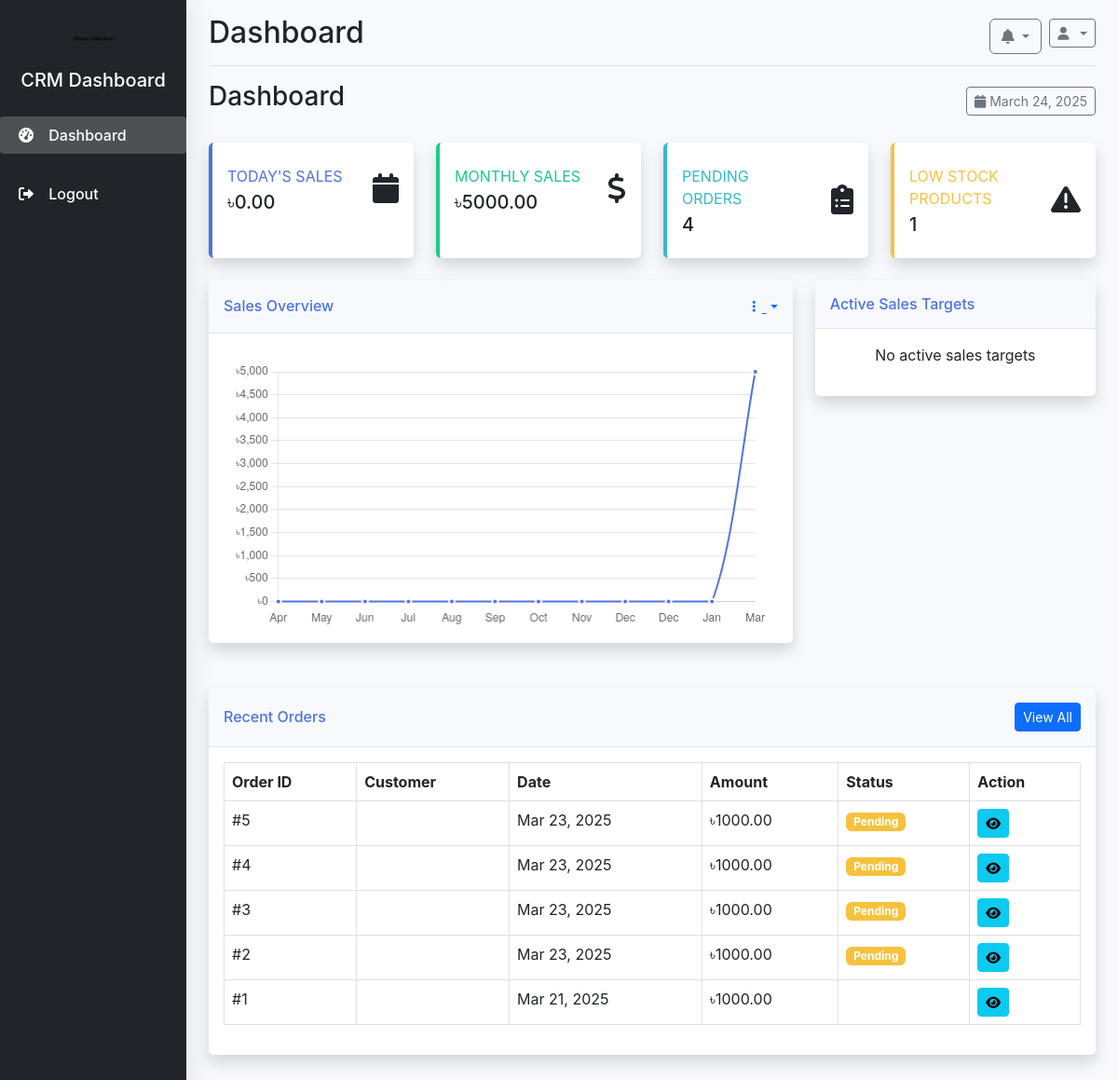
/crm/ (signed in), run on an earlier commit of the app's database.
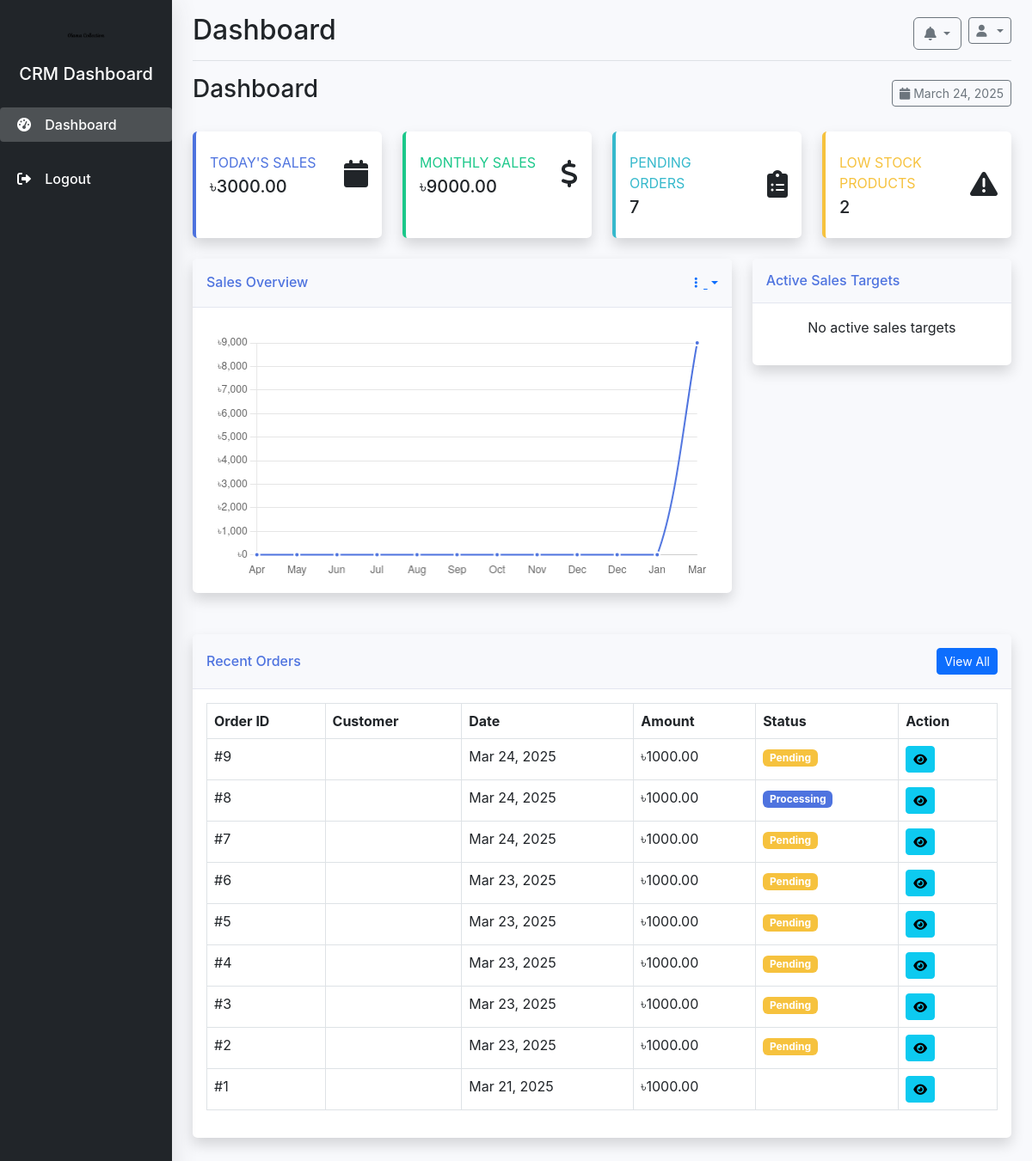
And on a later commit of the database.
### orders/models.py (models this page shows, shortened)
class Order(models.Model):
    order_number = models.CharField(max_length=20, unique=True, null=True, blank=True)
    customer = models.ForeignKey(User, on_delete=models.SET_NULL, related_name='orders', null=True, blank=True)
    shipping_address = models.TextField(null=True, blank=True)
    billing_address = models.TextField(blank=True, null=True)
    payment_method = models.CharField(max_length=50, null=True, blank=True)  # Made nullable
    payment_status = models.CharField(max_length=50, default='pending')
    total_amount = models.DecimalField(max_digits=10, decimal_places=2, null=True, blank=True)  # Made nullable
    created_at = models.DateTimeField(auto_now_add=True)
    updated_at = models.DateTimeField(auto_now=True)
    status = models.ForeignKey('crm.OrderStatus', on_delete=models.SET_NULL, null=True, blank=True)
    tracking_number = models.CharField(max_length=100, blank=True, null=True)
    inventory_updated = models.BooleanField(default=False)

### crm/models.py (models this page shows, shortened)
class OrderStatus(models.Model):
    name = models.CharField(max_length=50)
    description = models.TextField(blank=True)
    color_code = models.CharField(max_length=7, default="#808080")  # Hex color code
    is_active = models.BooleanField(default=True)
    sort_order = models.PositiveSmallIntegerField(default=0)
    is_initial = models.BooleanField(default=False)
    is_processing = models.BooleanField(default=False)
    is_completed = models.BooleanField(default=False)
    is_cancelled = models.BooleanField(default=False)
    class Meta:
        verbose_name_plural = "Order Statuses"
        ordering = ['sort_order']

### crm/views.py (the view)
# urls.py: path('', views.dashboard, name='dashboard'),
@crm_login_required
def dashboard(request):
    today = timezone.now().date()
    start_of_month = today.replace(day=1)
    debug_info = {}
    try:
        print("Attempting to get today's sales...")
        debug_info['step'] = "today_sales"
        today_sales = Order.objects.filter(
            created_at__date=today
        ).aggregate(total=Sum('total_amount'))['total'] or 0
        debug_info['today_sales'] = today_sales
        print("Attempting to get monthly sales...")
        debug_info['step'] = "monthly_sales"
        monthly_sales = Order.objects.filter(
            created_at__date__gte=start_of_month
        ).aggregate(total=Sum('total_amount'))['total'] or 0
        debug_info['monthly_sales'] = monthly_sales
        print("Attempting to get pending orders...")
        debug_info['step'] = "pending_orders"
        pending_orders = Order.objects.filter(
            status__isnull=False,
            status__is_initial=True
        ).count()
        debug_info['pending_orders'] = pending_orders
        print("Attempting to get low stock products...")
        debug_info['step'] = "low_stock_products"
        low_stock_products = Product.objects.filter(stock_quantity__lte=10).count()
        debug_info['low_stock_products'] = low_stock_products
        print("Attempting to get recent orders...")
        debug_info['step'] = "recent_orders"
        recent_orders = Order.objects.select_related('customer', 'status').order_by('-created_at')[:10]
        debug_info['recent_orders_count'] = len(list(recent_orders))
        print("Attempting to get active sales targets...")
        debug_info['step'] = "active_targets"
        active_targets = SalesTarget.objects.filter(
            is_active=True,
            end_date__gte=today
        )
        debug_info['active_targets_count'] = active_targets.count()
        print("Attempting to get sales chart data...")
        debug_info['step'] = "sales_data"
        sales_data = []
        for i in range(11, -1, -1):
            month_start = (today.replace(day=1) - timedelta(days=i*30)).replace(day=1)
            month_name = month_start.strftime('%b')
            month_sales = Order.objects.filter(
                created_at__month=month_start.month,
                created_at__year=month_start.year
            ).aggregate(total=Sum('total_amount'))['total'] or 0
            sales_data.append({
                'month': month_name,
                'sales': month_sales
            })
        debug_info['sales_data_count'] = len(sales_data)
    except Exception as e:
        print(f"Error in dashboard at step: {debug_info.get('step', 'unknown')}")
        print(f"Error details: {e}")
        import traceback
        traceback.print_exc()
        today_sales = 15000
        monthly_sales = 450000
        pending_orders = 12
        low_stock_products = 5
        recent_orders = []
        active_targets = []
        sales_data = [
            {'month': 'Jan', 'sales': 12000},
            {'month': 'Feb', 'sales': 19000},
            {'month': 'Mar', 'sales': 3000},
            {'month': 'Apr', 'sales': 5000},
            {'month': 'May', 'sales': 2000},
            {'month': 'Jun', 'sales': 3000},
            {'month': 'Jul', 'sales': 20000},
            {'month': 'Aug', 'sales': 30000},
            {'month': 'Sep', 'sales': 15000},
            {'month': 'Oct', 'sales': 12000},
            {'month': 'Nov', 'sales': 13000},
            {'month': 'Dec', 'sales': 25000}
        ]
    context = {
        'today_sales': today_sales,
        'monthly_sales': monthly_sales,
        'pending_orders': pending_orders,
        'low_stock_products': low_stock_products,
        'recent_orders': recent_orders,
        'active_targets': active_targets,
        'sales_data': sales_data,
        'today': today,
        'debug_info': debug_info  # Remove in production
    }
    return render(request, 'crm/dashboard.html', context)

### crm/templates/crm/dashboard.html (shortened to what the changed rows need)
{% extends 'crm/base.html' %}
{% load static %}
{% block content %}
<div class="d-flex justify-content-between align-items-center mb-4">
    <h1 class="h3">Dashboard</h1>
</div>
<div class="row">
    <div class="col-xl-3 col-md-6 mb-4">
        <div class="card border-left-primary shadow h-100 py-2 metric-card">
            <div class="card-body">
                <div class="row no-gutters align-items-center">
                    <div class="col mr-2">
                        <div class="text-xs font-weight-bold text-primary text-uppercase mb-1">
                            Today's Sales</div>
                        <div class="h5 mb-0 font-weight-bold text-gray-800">৳{{ today_sales|floatformat:2 }}</div>
                    </div>
                </div>
            </div>
        </div>
    </div>
    <div class="col-xl-3 col-md-6 mb-4">
        <div class="card border-left-success shadow h-100 py-2 metric-card">
            <div class="card-body">
                <div class="row no-gutters align-items-center">
                    <div class="col mr-2">
                        <div class="text-xs font-weight-bold text-success text-uppercase mb-1">
                            Monthly Sales</div>
                        <div class="h5 mb-0 font-weight-bold text-gray-800">৳{{ monthly_sales|floatformat:2 }}</div>
                    </div>
                </div>
            </div>
        </div>
    </div>
    <div class="col-xl-3 col-md-6 mb-4">
        <div class="card border-left-info shadow h-100 py-2 metric-card">
            <div class="card-body">
                <div class="row no-gutters align-items-center">
                    <div class="col mr-2">
                        <div class="text-xs font-weight-bold text-info text-uppercase mb-1">
                            Pending Orders</div>
                        <div class="h5 mb-0 font-weight-bold text-gray-800">{{ pending_orders }}</div>
                    </div>
                </div>
            </div>
        </div>
    </div>
    <div class="col-xl-3 col-md-6 mb-4">
        <div class="card border-left-warning shadow h-100 py-2 metric-card">
            <div class="card-body">
                <div class="row no-gutters align-items-center">
                    <div class="col mr-2">
                        <div class="text-xs font-weight-bold text-warning text-uppercase mb-1">
                            Low Stock Products</div>
                        <div class="h5 mb-0 font-weight-bold text-gray-800">{{ low_stock_products }}</div>
                    </div>
                </div>
            </div>
        </div>
    </div>
</div>
<div class="row">
    <div class="col-lg-8 mb-4">
        <div class="card shadow mb-4">
            <div class="card-body">
                <div class="chart-container">
                    <canvas id="salesChart"></canvas>
                </div>
            </div>
        </div>
    </div>
</div>
<div class="row">
    <div class="col-lg-12 mb-4">
        <div class="card shadow mb-4">
            <div class="card-body">
                <div class="table-responsive">
                    <table class="table table-bordered" id="dataTable" width="100%" cellspacing="0">
                        <thead>
                            <tr>
                                <th>Order ID</th>
                                <th>Customer</th>
                                <th>Date</th>
                                <th>Amount</th>
                                <th>Status</th>
                                <th>Action</th>
                            </tr>
                        </thead>
                        <tbody>
                            {% for order in recent_orders %}
                            <tr>
                                <td>#{{ order.id }}</td>
                                <td>{{ order.customer.user.get_full_name }}</td>
                                <td>{{ order.created_at|date:"M d, Y" }}</td>
                                <td>৳{{ order.total_amount|floatformat:2 }}</td>
                                <td>
                                    <span class="badge" style="background-color: {{ order.status.color_code }}">
                                        {{ order.status.name }}
                                    </span>
                                </td>
                                <td>
                                    <a href="{% url 'crm:order_detail' order.id %}" class="btn btn-sm btn-info">
                                        <i class="fas fa-eye"></i>
                                    </a>
                                </td>
                            </tr>
                            {% empty %}
                            <tr>
                                <td colspan="6" class="text-center">No recent orders</td>
                            </tr>
                            {% endfor %}
                        </tbody>
                    </table>
                </div>
            </div>
        </div>
    </div>
</div>
{% endblock %}

What changed in the data, as far as the page shows it:
added Order: id "9", created_at "Mar 24, 2025", total_amount "1000.00", status.name "Pending"
added Order: id "8", created_at "Mar 24, 2025", total_amount "1000.00", status.name "Processing"
added Order: id "7", created_at "Mar 24, 2025", total_amount "1000.00", status.name "Pending"
added Order: id "6", created_at "Mar 23, 2025", total_amount "1000.00", status.name "Pending"
Also different on the page:
{{ today_sales|floatformat:2 }}: "0.00" → "3000.00"
{{ monthly_sales|floatformat:2 }}: "5000.00" → "9000.00"
{{ pending_orders }}: "4" → "7"
{{ low_stock_products }}: "1" → "2"
chart data {{ data.sales }}: 0, 0, 0, 0, 0, 0, 0, 0, 0, 0, 0, 5000 → 0, 0, 0, 0, 0, 0, 0, 0, 0, 0, 0, 9000
